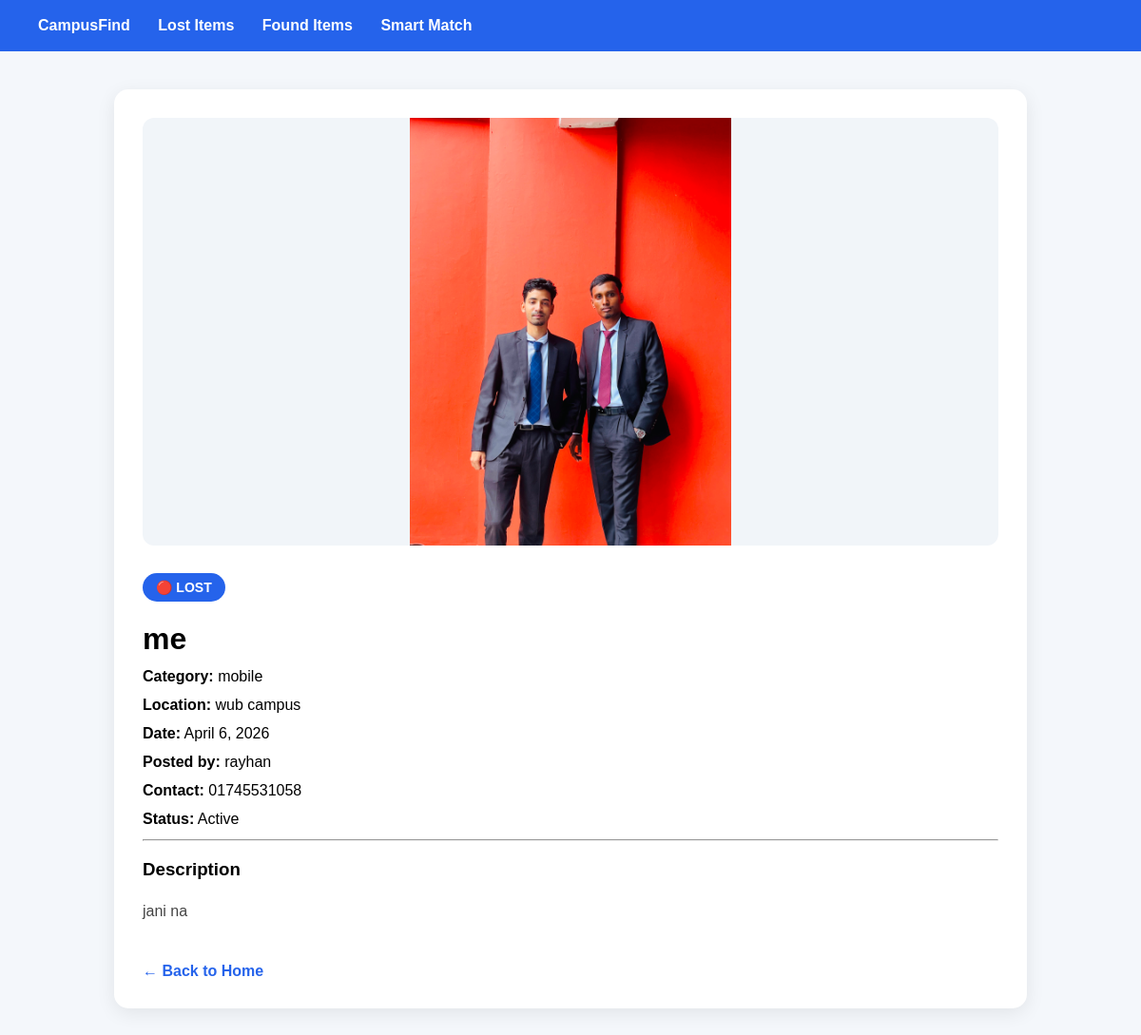
Screenshot of /item/1/ with the database file from the repository.
### campusfinder/models.py (models this page shows, shortened)
class Item(models.Model):
    ITEM_TYPE_CHOICES = [
        ('lost', 'Lost'),
        ('found', 'Found'),
    ]
    STATUS_CHOICES = [
        ('active', 'Active'),
        ('claimed', 'Claimed'),
        ('returned', 'Returned'),
    ]
    title = models.CharField(max_length=200)
    item_type = models.CharField(
        max_length=10,
        choices=ITEM_TYPE_CHOICES
    )
    category = models.CharField(max_length=100)
    description = models.TextField()
    location = models.CharField(max_length=200)
    date = models.DateField()
    image = models.ImageField(
        upload_to='items/',
        blank=True,
        null=True
    )
    contact = models.CharField(max_length=100)
    status = models.CharField(
        max_length=10,
        choices=STATUS_CHOICES,
        default='active'
    )
    posted_by = models.ForeignKey(
        User,
        on_delete=models.CASCADE
    )
    created_at = models.DateTimeField(auto_now_add=True)

### campusfinder/views.py (the view)
def item_detail(request, item_id):
    item = Item.objects.get(id=item_id)
    return render(
        request,
        'campusfinder/item_detail.html',
        {'item': item}
    )

### campusfinder/templates/campusfinder/item_detail.html (shortened to what this page needs)
<!DOCTYPE html>
<html>
<head>
</head>
<body>
<div class="navbar">
    <a href="{% url 'home' %}">
        CampusFind
    </a>
    <a href="{% url 'lost_items' %}">
        Lost Items
    </a>
    <a href="{% url 'found_items' %}">
        Found Items
    </a>
    <a href="{% url 'smart_match' %}">
        Smart Match
    </a>
</div>
<div class="container">
    {% if item.image %}
        <img
            src="{{ item.image.url }}"
            class="item-image"
            alt="{{ item.title }}"
        >
    {% else %}
        <div class="placeholder">
            📦
        </div>
    {% endif %}
    {% if item.item_type == 'lost' %}
        <span class="badge">
            🔴 LOST
        </span>
    {% else %}
        <span class="badge">
            🟢 FOUND
        </span>
    {% endif %}
    <h1>
        {{ item.title }}
    </h1>
    <div class="info">
        <strong>Category:</strong>
        {{ item.category }}
    </div>
    <div class="info">
        <strong>Location:</strong>
        {{ item.location }}
    </div>
    <div class="info">
        <strong>Date:</strong>
        {{ item.date }}
    </div>
    <div class="info">
        <strong>Posted by:</strong>
        {{ item.posted_by.username }}
    </div>
    <div class="info">
        <strong>Contact:</strong>
        {{ item.contact }}
    </div>
    <div class="info">
        <strong>Status:</strong>
        {{ item.status|title }}
    </div>
    <hr>
    <h3>
        Description
    </h3>
    <p class="description">
        {{ item.description }}
    </p>
    <a
        href="{% url 'home' %}"
        class="back"
    >
        ← Back to Home
    </a>
</div>
</body>
</html>

### campusfinder/templates/campusfinder/item_detail.html (style rules this page uses)
body { font-family: Arial, sans-serif; background: #f4f7fb; margin: 0; }
.navbar { background: #2563eb; padding: 18px 40px; color: white; }
.navbar a { color: white; text-decoration: none; margin-right: 25px; font-weight: bold; }
.container { max-width: 900px; margin: 40px auto; background: white; padding: 30px; border-radius: 15px; box-shadow: 0 5px 20px rgba(0,0,0,0.08); }
.item-image { width: 100%; max-height: 450px; object-fit: contain; border-radius: 12px; background: #f1f5f9; margin-bottom: 25px; }
.badge { display: inline-block; padding: 7px 14px; border-radius: 20px; background: #2563eb; color: white; font-size: 14px; font-weight: bold; }
h1 { margin-bottom: 10px; }
.info { margin: 12px 0; font-size: 16px; }
.description { line-height: 1.7; color: #444; }
.back { display: inline-block; margin-top: 25px; text-decoration: none; color: #2563eb; font-weight: bold; }

### rows the page displays
Item: image (picture), title "me", category "mobile", location "wub campus", date "April 6, 2026", posted_by.username "rayhan", contact "01745531058", status "Active", description "jani na"
